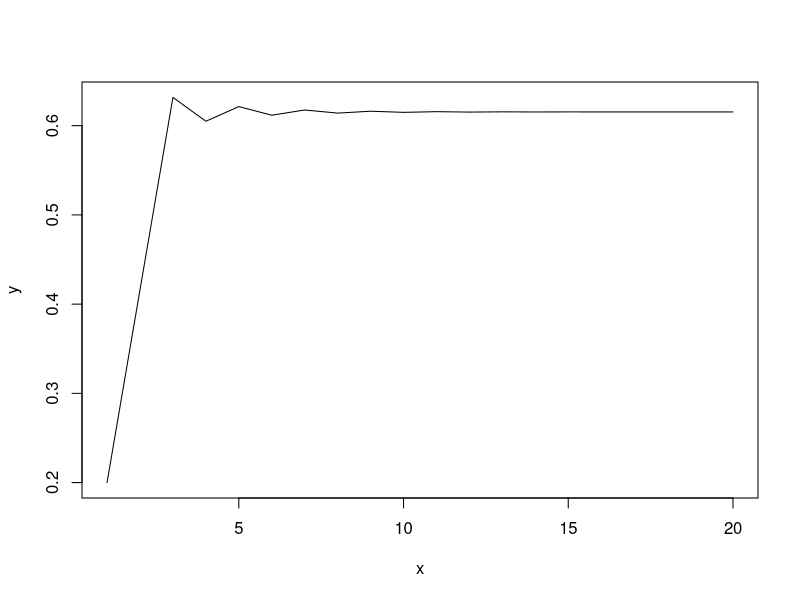
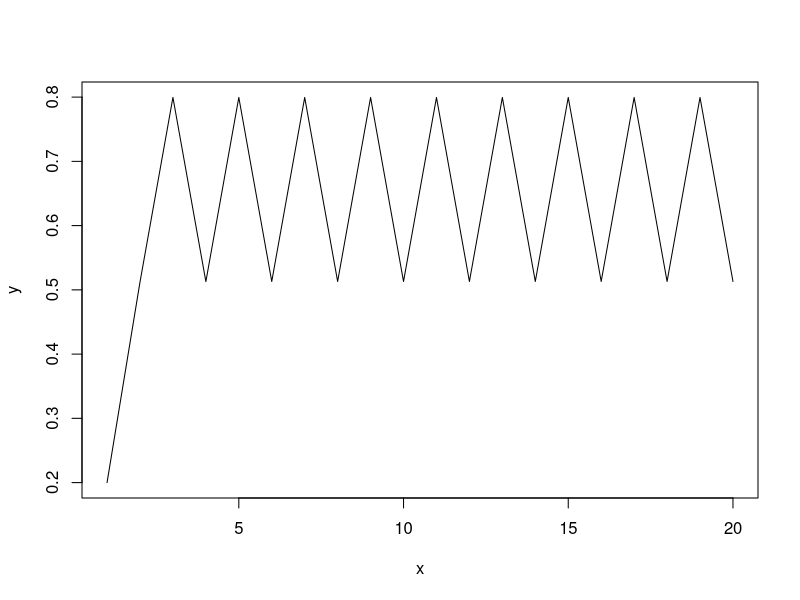
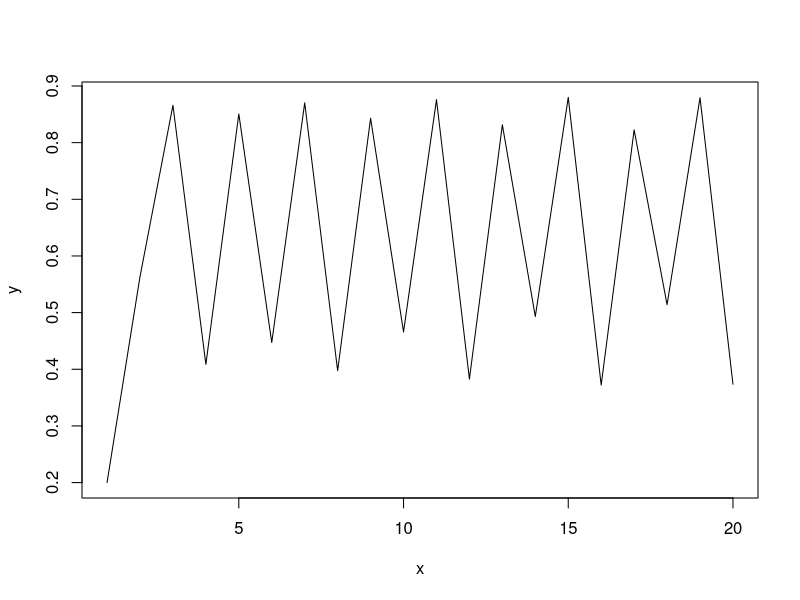
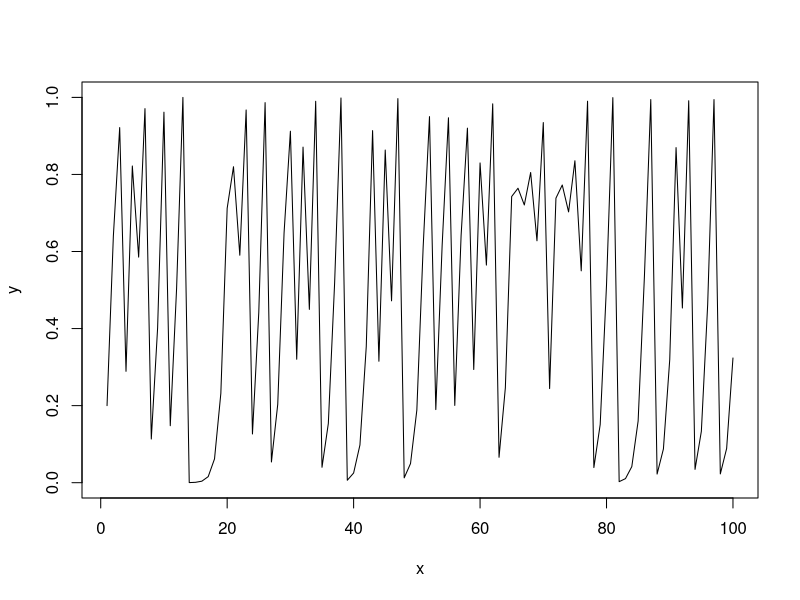
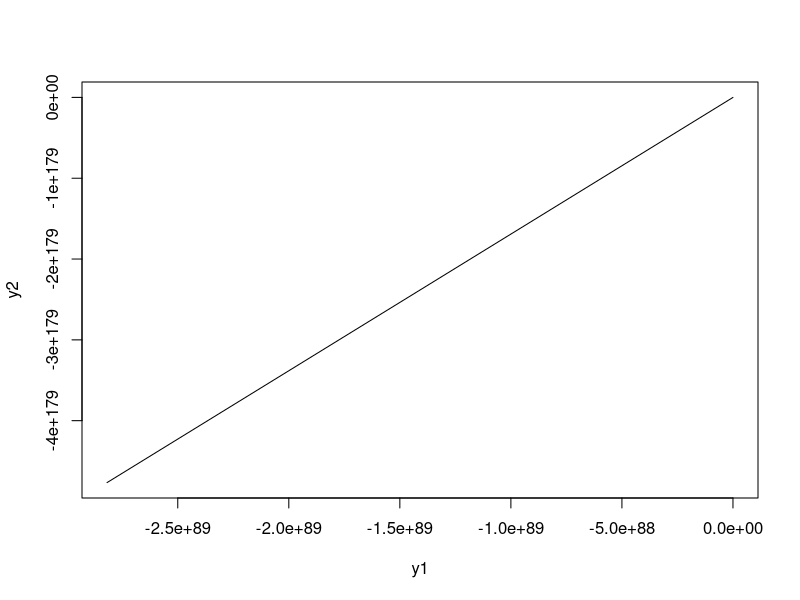

Write R code to recreate these figures, in order.
#logistic map
# x[i]= a*x[i-1]*(1-x[i-1])
# x is step, int is initial value of x

logict_plot<-function(x,int=0.4,a=4){
        x[1]<-int
        for(i in c(2:length(x))){
                x[i]= a*x[i-1]*(1-x[i-1])
                   
        }
        return(x)
}

# a= 0.26  
x<-c(1:20)
y<-logict_plot(x=x,int=0.2,a=2.6)
plot(x=x,y=y,type = "l")
# a=0.32
x<-c(1:20)
y<-logict_plot(x=x,int=0.2,a=3.2)
plot(x=x,y=y,type = "l")
# a=3.52
x<-c(1:20)
y<-logict_plot(x=x,int=0.2,a=3.52)
plot(x=x,y=y,type = "l")
# a=4
x<-c(1:100)
y<-logict_plot(x=x,int=0.2,a=4)
plot(x=x,y=y,type = "l")

#########
y<-logict_plot(x=c(1:15),int=0.4,a=6)
y1<-y[1:9]
y2<-y[2:10]
plot(x=y1,y=y2,type="l")
